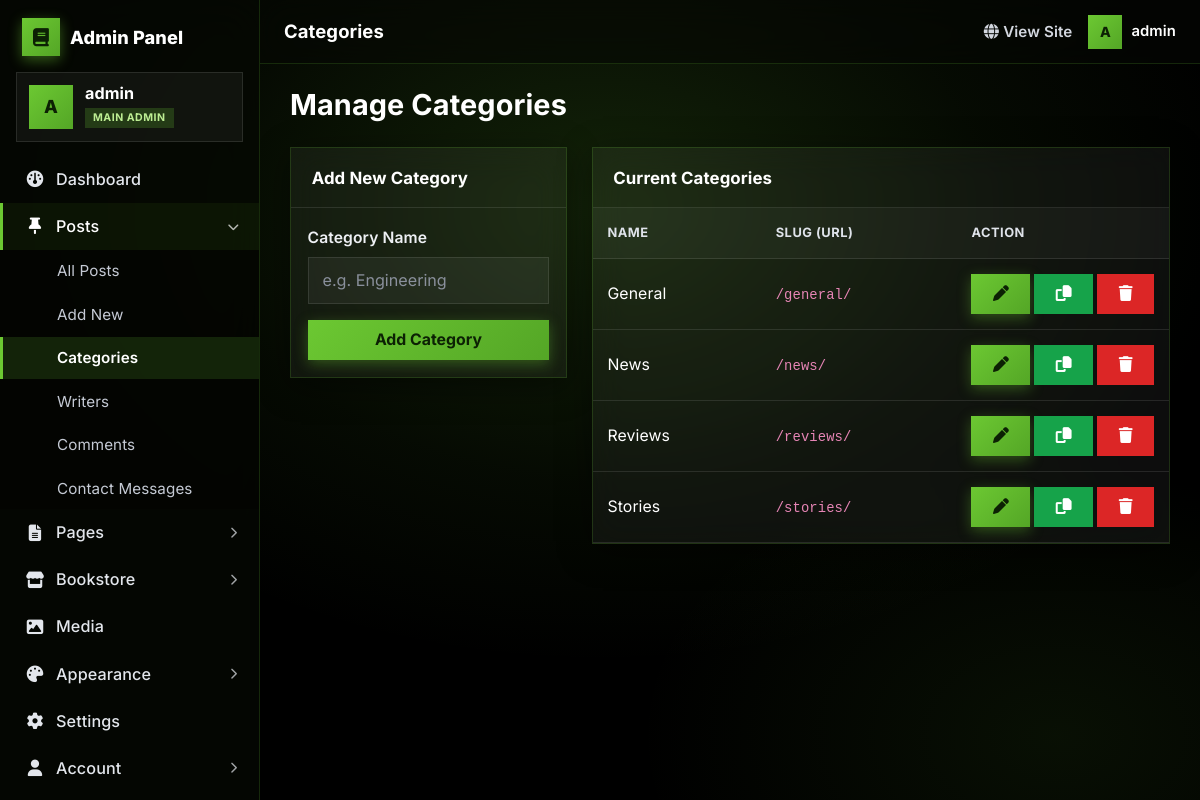
Page /newlogin/categories.php (signed in) on the committed database.
### tables this page shows
CREATE TABLE IF NOT EXISTS categories (
    id INT AUTO_INCREMENT PRIMARY KEY,
    name VARCHAR(100) NOT NULL UNIQUE,
    slug VARCHAR(100) NOT NULL UNIQUE,
    description LONGTEXT DEFAULT NULL,
    image VARCHAR(255) DEFAULT NULL,
    meta_title VARCHAR(255) DEFAULT NULL,
    meta_description TEXT DEFAULT NULL
);

### newlogin/categories.php (the view, shortened to what this page needs)
<?php
include '../db.php';
$items = $conn->query("SELECT * FROM categories ORDER BY name ASC");
?>
<!DOCTYPE html>
<html lang="en">
<head>
    <link href="https://cdn.jsdelivr.net/npm/bootstrap@5.3.0/dist/css/bootstrap.min.css" rel="stylesheet">
    <link rel="stylesheet" href="https://cdnjs.cloudflare.com/ajax/libs/font-awesome/6.4.0/css/all.min.css">
</head>
<body>
    <?php include 'sidebar.php'; ?>
    <div class="main-content">
        <div class="d-flex justify-content-between align-items-center mb-4">
            <h3 class="fw-bold text-white mb-0">Manage Categories</h3>
        </div>
        <div class="row">
            <div class="col-md-4 mb-4">
                <div class="card shadow-sm border-0">
                    <div class="card-header bg-white fw-bold">Add New Category</div>
                    <div class="card-body">
                        <form method="POST">
                            <div class="mb-3">
                                <label class="form-label">Category Name</label>
                                <input type="text" name="name" class="form-control" placeholder="e.g. Engineering" required>
                            </div>
                            <button type="submit" name="add_cat" class="btn btn-primary w-100">Add Category</button>
                        </form>
                    </div>
                </div>
            </div>
            <div class="col-md-8 mb-4">
                <div class="card shadow-sm border-0">
                    <div class="card-header bg-white fw-bold">Current Categories</div>
                    <div class="card-body p-0">
                        <div class="table-responsive">
                            <table class="table table-hover align-middle mb-0">
                                <thead class="table-light">
                                    <tr>
                                        <th>Name</th>
                                        <th>Slug (URL)</th>
                                        <th style="width:100px;">Action</th>
                                    </tr>
                                </thead>
                                <tbody>
                                    <?php if($items && $items->num_rows > 0): ?>
                                        <?php while($item = $items->fetch_assoc()): ?>
                                        <tr>
                                            <td><?php echo htmlspecialchars($item['name']); ?></td>
                                            <td><code>/<?php echo htmlspecialchars($item['slug'] ?? ''); ?>/</code></td>
                                            <td class="text-center">
                                                <div class="d-flex justify-content-center gap-1">
                                                    <a href="edit_category.php?id=<?php echo $item['id']; ?>" class="btn btn-sm btn-primary" title="Edit"><i class="fa-solid fa-pen"></i></a>
                                                    <a href="categories.php?clone=<?php echo $item['id']; ?>" class="btn btn-sm btn-success" title="Clone" onclick="return confirm('Clone this category?');"><i class="fa-solid fa-copy"></i></a>
                                                    <a href="categories.php?delete=<?php echo $item['id']; ?>" class="btn btn-sm btn-danger" title="Delete" onclick="return confirm('Remove this category? Posts in this category will not be deleted.');"><i class="fa-solid fa-trash"></i></a>
                                                </div>
                                            </td>
                                        </tr>
                                        <?php endwhile; ?>
                                    <?php else: ?>
                                        <tr><td colspan="3" class="text-center py-4">No categories found.</td></tr>
                                    <?php endif; ?>
                                </tbody>
                            </table>
                        </div>
                    </div>
                </div>
            </div>
        </div>
    </div>
</body>
</html>

### newlogin/sidebar.php (shortened to what this page needs)
<?php
$current_page = basename($_SERVER['PHP_SELF']);
if(isset($_SESSION['admin_id'])) {
    $sidebar_user_query = $conn->query("SELECT username, profile_pic, role FROM admin_users WHERE id = " . (int)$_SESSION['admin_id']);
    $sidebar_user = $sidebar_user_query->fetch_assoc();
}
$pending_count = 0;
$new_contact_count = 0;
if (isset($_SESSION['admin_id'])) {
    $pc = $conn->query("SELECT COUNT(*) c FROM comments WHERE status='pending'");
    if ($pc) $pending_count = (int)$pc->fetch_assoc()['c'];
    $nc = $conn->query("SELECT COUNT(*) c FROM contact_queries WHERE status='new'");
    if ($nc) $new_contact_count = (int)$nc->fetch_assoc()['c'];
}
$page_titles = [
    'dashboard.php' => 'Dashboard', 'manage.php' => 'All Posts', 'add.php' => 'Add New Post',
    'edit.php' => 'Edit Post', 'categories.php' => 'Categories', 'writers.php' => 'Writers', 'comments.php' => 'Comments',
    'contact_messages.php' => 'Contact Messages', 'page_content.php' => 'About & Contact Pages',
    'media.php' => 'Media Library', 'manage_pages.php' => 'All Pages', 'add_page.php' => 'Add New Page',
    'edit_page.php' => 'Edit Page', 'menu.php' => 'Navigation Menu', 'theme.php' => 'Theme & Appearance',
    'footer.php' => 'Manage Footer', 'settings.php' => 'Platform Settings',
    'profile.php' => 'My Profile', 'users.php' => 'Manage Users',
    'products.php' => 'Bookstore Products', 'orders.php' => 'Bookstore Orders',
];
$pt = $page_titles[$current_page] ?? 'Admin';
function admin_avatar($user, $size = 60) {
    $initial = strtoupper(substr($user['username'] ?? 'A', 0, 1));
    $fs = round($size * 0.42);
    return "<span class='av-fallback' style='width:{$size}px;height:{$size}px;font-size:{$fs}px;'>{$initial}</span>";
}
$is_main_admin = (isset($_SESSION['admin_role']) && $_SESSION['admin_role'] == 'main_admin');
$menu = [
    ['type' => 'link', 'label' => 'Dashboard', 'icon' => 'fa-gauge', 'href' => 'dashboard.php', 'page' => 'dashboard.php'],
    ['type' => 'group', 'label' => 'Posts', 'icon' => 'fa-thumbtack', 'children' => [
        ['label' => 'All Posts',  'href' => 'manage.php',     'page' => 'manage.php', 'alt' => ['edit.php']],
        ['label' => 'Add New',    'href' => 'add.php',        'page' => 'add.php'],
        ['label' => 'Categories', 'href' => 'categories.php', 'page' => 'categories.php'],
        ['label' => 'Writers',    'href' => 'writers.php',    'page' => 'writers.php'],
        ['label' => 'Comments',   'href' => 'comments.php',   'page' => 'comments.php', 'badge' => $pending_count],
        ['label' => 'Contact Messages', 'href' => 'contact_messages.php', 'page' => 'contact_messages.php', 'badge' => $new_contact_count],
    ]],
    ['type' => 'group', 'label' => 'Pages', 'icon' => 'fa-file-lines', 'children' => [
        ['label' => 'All Pages', 'href' => 'manage_pages.php', 'page' => 'manage_pages.php', 'alt' => ['edit_page.php']],
        ['label' => 'Add New',   'href' => 'add_page.php',     'page' => 'add_page.php'],
    ]],
    ['type' => 'group', 'label' => 'Bookstore', 'icon' => 'fa-store', 'children' => [
        ['label' => 'Products',  'href' => 'products.php',     'page' => 'products.php'],
        ['label' => 'Orders',    'href' => 'orders.php',       'page' => 'orders.php'],
    ]],
    ['type' => 'link', 'label' => 'Media', 'icon' => 'fa-image', 'href' => 'media.php', 'page' => 'media.php'],
];
if ($is_main_admin) {
    $menu[] = ['type' => 'group', 'label' => 'Appearance', 'icon' => 'fa-palette', 'children' => [
        ['label' => 'Themes',         'href' => 'theme.php', 'page' => 'theme.php'],
        ['label' => 'Navigation Menu','href' => 'menu.php',  'page' => 'menu.php'],
        ['label' => 'Footer',         'href' => 'footer.php','page' => 'footer.php'],
        ['label' => 'About & Contact','href' => 'page_content.php', 'page' => 'page_content.php'],
    ]];
    $menu[] = ['type' => 'link', 'label' => 'Settings', 'icon' => 'fa-gear', 'href' => 'settings.php', 'page' => 'settings.php'];
}
$menu[] = ['type' => 'group', 'label' => 'Account', 'icon' => 'fa-user', 'children' => array_merge(
    [['label' => 'My Profile', 'href' => 'profile.php', 'page' => 'profile.php']],
    $is_main_admin ? [['label' => 'Manage Users', 'href' => 'users.php', 'page' => 'users.php']] : []
)];
function child_active($child, $current) {
    if ($child['page'] === $current) return true;
    return false;
}
?>
<header class="admin-topbar">
    <span class="tb-title"><?php echo htmlspecialchars($pt); ?></span>
    <div class="tb-right">
        <a href="../index.php" target="_blank" class="tb-link"><i class="fa-solid fa-globe me-1"></i><span>View Site</span></a>
        <?php if(isset($sidebar_user)): ?>
        <div class="tb-user">
            <?php echo admin_avatar($sidebar_user, 34); ?>
            <span class="uname d-none d-sm-inline"><?php echo htmlspecialchars($sidebar_user['username']); ?></span>
        </div>
        <?php endif; ?>
    </div>
</header>
<nav class="sidebar" id="adminSidebar">
    <div class="sidebar-brand">
        <span class="logo"><i class="fa-solid fa-book"></i></span>
        <span class="name">Admin Panel</span>
    </div>
    <?php if(isset($sidebar_user)): ?>
    <div class="sidebar-profile">
        <?php echo admin_avatar($sidebar_user, 44); ?>
        <div>
            <div class="pname"><?php echo htmlspecialchars($sidebar_user['username']); ?></div>
            <span class="prole"><?php echo htmlspecialchars(str_replace('_', ' ', $sidebar_user['role'])); ?></span>
        </div>
    </div>
    <?php endif; ?>
    <?php foreach ($menu as $item): ?>
        <?php if ($item['type'] === 'link'): ?>
            <a href="<?php echo $item['href']; ?>" class="nav-item-link <?php echo $current_page == $item['page'] ? 'active' : ''; ?>">
                <i class="fa-solid <?php echo $item['icon']; ?> lead"></i> <?php echo $item['label']; ?>
            </a>
        <?php else:
            $group_active = false;
            foreach ($item['children'] as $ch) { if (child_active($ch, $current_page)) { $group_active = true; break; } }
        ?>
            <details class="nav-group <?php echo $group_active ? 'has-active' : ''; ?>" <?php echo $group_active ? 'open' : ''; ?>>
                <summary>
                    <i class="fa-solid <?php echo $item['icon']; ?> lead"></i>
                    <?php echo $item['label']; ?>
                    <i class="fa-solid fa-chevron-right chev"></i>
                </summary>
                <div class="nav-submenu">
                    <?php foreach ($item['children'] as $ch): ?>
                    <a href="<?php echo $ch['href']; ?>" class="nav-sub <?php echo child_active($ch, $current_page) ? 'active' : ''; ?>">
                        <?php echo $ch['label']; ?>
                    </a>
                    <?php endforeach; ?>
                </div>
            </details>
        <?php endif; ?>
    <?php endforeach; ?>
</nav>

### rows in the picture
categories: name "General", slug "general"
categories: name "News", slug "news"
categories: name "Reviews", slug "reviews"
categories: name "Stories", slug "stories"

### other values in the picture
$pt "Categories"
$initial "A A"
$sidebar_user['username'] "admin"
str_replace('_', ' ', $sidebar_user['role']) "MAIN ADMIN"
$item['label'] "Dashboard"
$item['label'] "Posts"
$ch['label'] "All Posts"
$ch['label'] "Add New"
$ch['label'] "Categories"
$ch['label'] "Writers"
$ch['label'] "Comments"
$ch['label'] "Contact Messages"
$item['label'] "Pages"
$item['label'] "Bookstore"
$item['label'] "Media"
